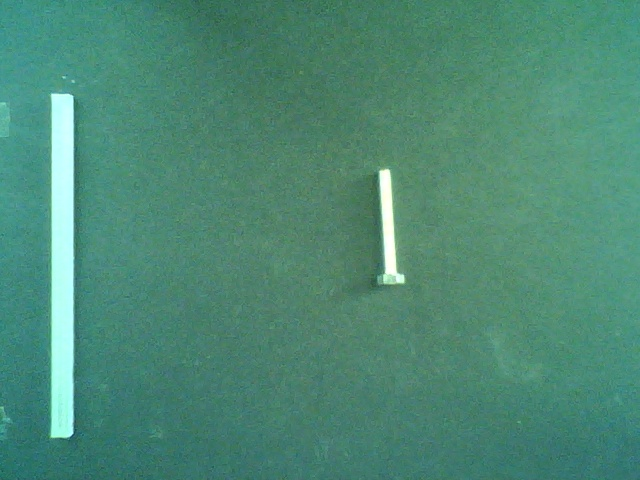
#> input picture img/2020-05-10_11.32.59.313177.jpg, 640 x 480 px
$ python -i functii.py   (imports and definitions only)   (older library calls are emulated)
#> lines starting #> are read from the running program, lines starting #| are printed output that depends on the picture; after the words box and inside, x2 and y2 are one past the last pixel; in counts of white or black regions, pixels touching at a corner belong together
#> further down, picture is the input picture: shape (480, 640, 3); mean B, G, R 116.9, 137.2, 76.7
import cv2
from imutils import perspective
from imutils import contours
from PIL import ImageTk, Image
from scipy.spatial import distance as dist

import imutils
import numpy as np
import math
import serial
import time
import math
from functools import wraps, reduce

width, height = 600, 600
# [1 line not run here, left out]
serialPort=serial
serialOK=False
nr_linie=1
scara=100
xx=183
yy=96
zz=0
nr_linie=1
corectie=1.06
corecties=1.2


try:
    serialPort = serial.Serial(port = "COM5", baudrate=115200,
                           bytesize=8, timeout=2, stopbits=serial.STOPBITS_ONE)

  #while ser.read():
    if serialPort.read():
        serialOK=True
        #meniu_lbl2.configure(text="Robot OK")
  #ser.close()

except serialPort.serialutil.SerialException:
    #meniu_lbl2.configure(text="Robot Deconectat")
    serialOK=False


#cap.set(cv2.CAP_PROP_FRAME_WIDTH, width)
#cap.set(cv2.CAP_PROP_FRAME_HEIGHT, height)
# serial
def _checksum( command):
        return reduce(lambda x, y: x ^ y, map(ord, command))

# [30 lines left out: functions sterbuffer, f_robot_ok, verificcamera, not called in this run]
def captura():
    _, frame = cap.read()
    return frame
# [6 lines left out: function imgcvtowin, not called in this run]

def midpoint(ptA, ptB):
	return ((ptA[0] + ptB[0]) * 0.5, (ptA[1] + ptB[1]) * 0.5)


def get_angle(p1, p2):
    return math.atan2(p1[1] - p2[1], p1[0] - p2[0]) * 180/math.pi

# [16 lines left out: functions axe, boxa, not called in this run]

def sortSecond(val):
    return val[1]
def caut_obiecte(cv2image):
    #gray = cv2.cvtColor(cv2image, cv2.COLOR_BGR2GRAY)
    gray = cv2.cvtColor(cv2image, cv2.COLOR_BGR2GRAY)
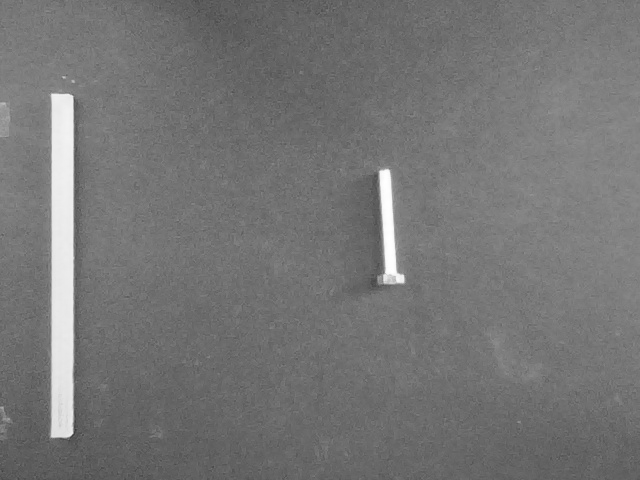
#> gray: shape (480, 640); min 56, max 255, mean 116.8
    gray = cv2.GaussianBlur(gray, (7, 7), 0)
    #edged = cv2.Canny(gray, 50, 200)
    edged = cv2.Canny(gray, 50, 200)
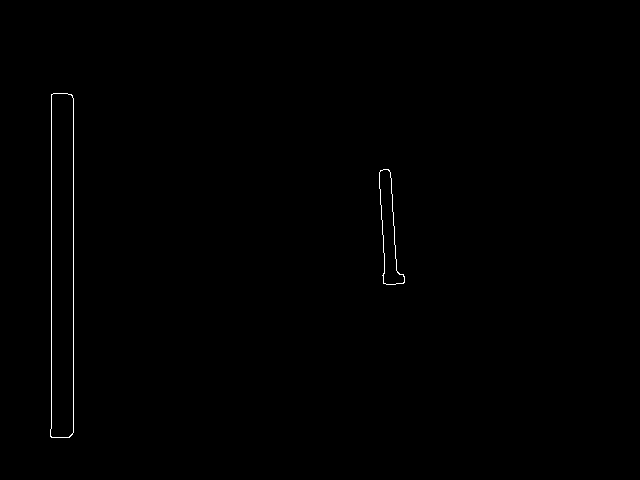
#> edged: shape (480, 640); 0.32% white in thin lines or dots, all inside (x1, y1, x2, y2) = (50, 93, 405, 438)
    #ingroasa
    edged = cv2.dilate(edged, None, iterations=1)
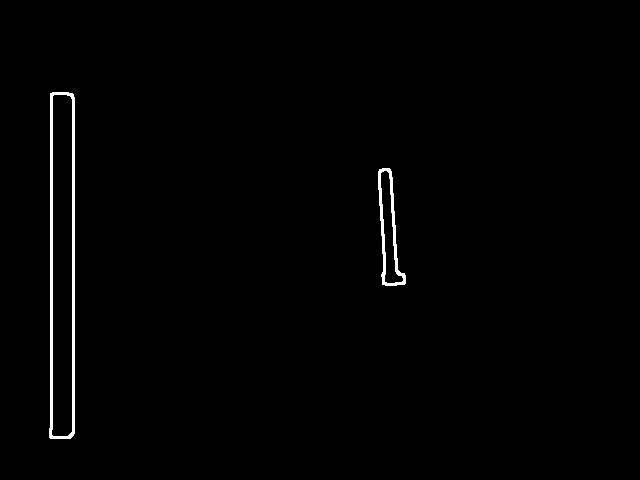
#> edged: shape (480, 640); 0.99% white; 2 white regions
    edged = cv2.erode(edged, None, iterations=1)
    cv2.imshow("Imagean", edged)
    cnts = cv2.findContours(edged.copy(), cv2.RETR_EXTERNAL,cv2.CHAIN_APPROX_SIMPLE)
#> cnts = 2 contours; box (x1, y1, x2, y2) and area: (50, 93, 74, 438) 7556, (379, 169, 405, 285) 1417
    #cnts = cv2.findContours(edged.copy(), cv2.RETR_TREE,cv2.CHAIN_APPROX_SIMPLE)
    cnts = imutils.grab_contours(cnts)
    return cnts, edged

# [252 lines left out: functions caut_obiecte2, cauta, trimit_gcode, decizii, acasa, not called in this run]
    #mesaje echo trimit_gcode("M111 S1")
    #trimit_gcode("G1 Z30")


>>> import cv2
>>> picture = cv2.imread('../img/2020-05-10_11.32.59.313177.jpg')
>>> result = caut_obiecte(picture)

$ run again, on img/2020-05-10_11.33.15.523674.jpg
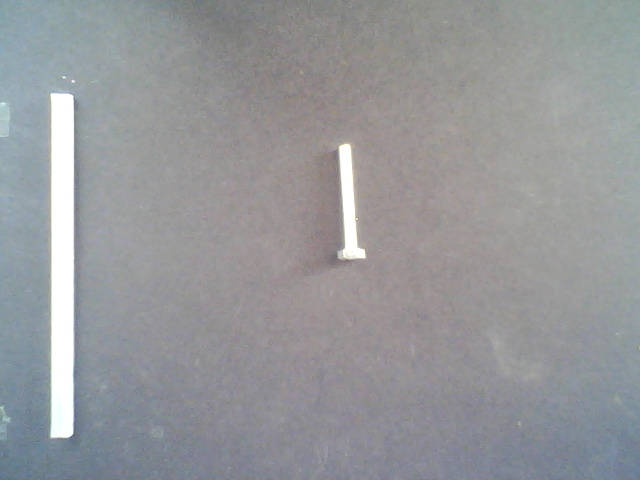
#> input picture img/2020-05-10_11.33.15.523674.jpg, 640 x 480 px
#> picture is the input picture: shape (480, 640, 3); mean B, G, R 154.3, 151.7, 150.1
#> in caut_obiecte, `edged = cv2.Canny(gray, 50, 200)`:
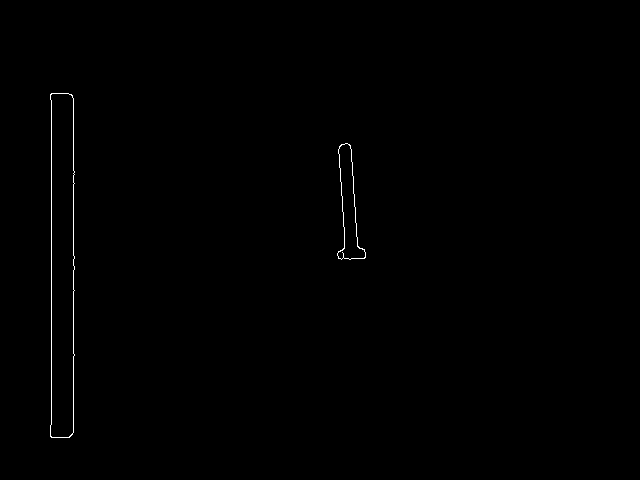
#> edged: shape (480, 640); 0.33% white in thin lines or dots, all inside (x1, y1, x2, y2) = (50, 93, 366, 438)
#> in caut_obiecte, `edged = cv2.dilate(edged, None, iterations=1)`:
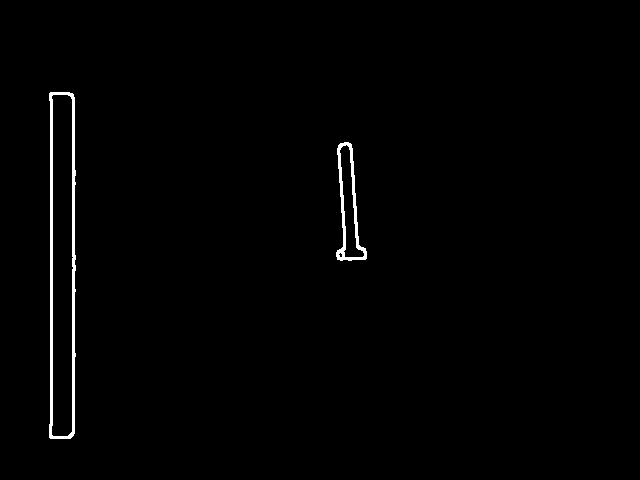
#> edged: shape (480, 640); 1% white; 2 white regions, box (x1, y1, x2, y2) and area: (49, 92, 76, 439) 2227, (336, 142, 367, 261) 898
#> cnts = 2 contours; box (x1, y1, x2, y2) and area: (50, 93, 75, 438) 7584, (337, 143, 366, 260) 1550

$ run again, on img/2020-05-10_11.49.56.371236.jpg
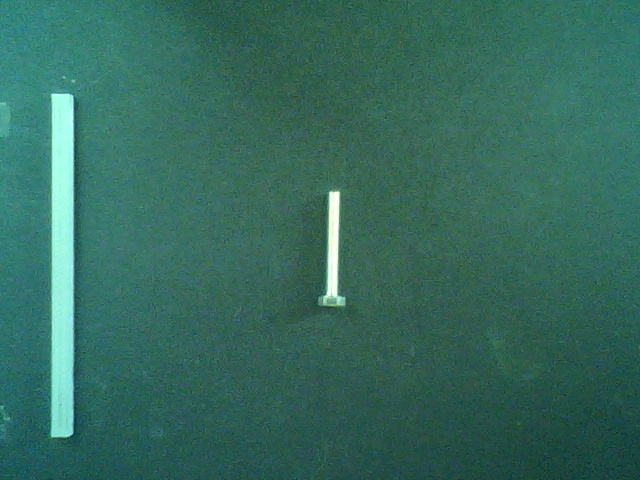
#> input picture img/2020-05-10_11.49.56.371236.jpg, 640 x 480 px
#> picture is the input picture: shape (480, 640, 3); mean B, G, R 93.4, 106.5, 53.3
#> in caut_obiecte, `gray = cv2.cvtColor(cv2image, cv2.COLOR_BGR2GRAY)`:
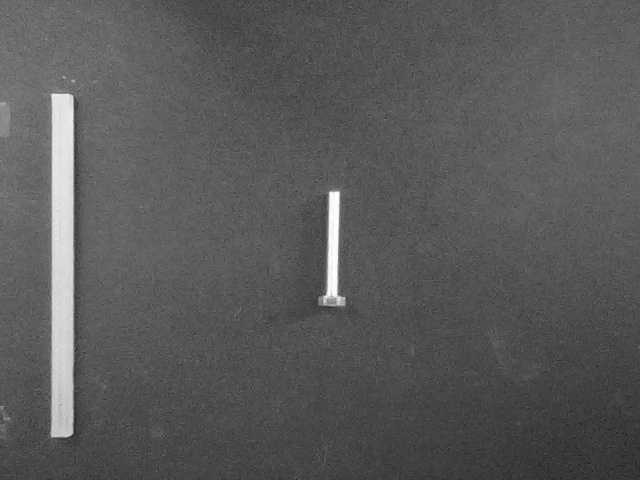
#> gray: shape (480, 640); min 30, max 255, mean 89.1
#> in caut_obiecte, `edged = cv2.dilate(edged, None, iterations=1)`:
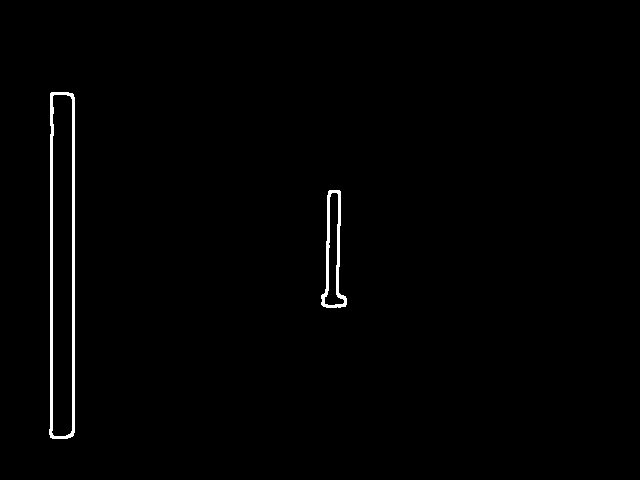
#> edged: shape (480, 640); 0.99% white; 2 white regions, box (x1, y1, x2, y2) and area: (49, 92, 75, 439) 2206, (321, 190, 347, 308) 836
#> cnts = 2 contours; box (x1, y1, x2, y2) and area: (50, 93, 74, 438) 7536, (322, 191, 346, 307) 1323

$ run again, on img/2020-05-10_11.50.05.721543.jpg
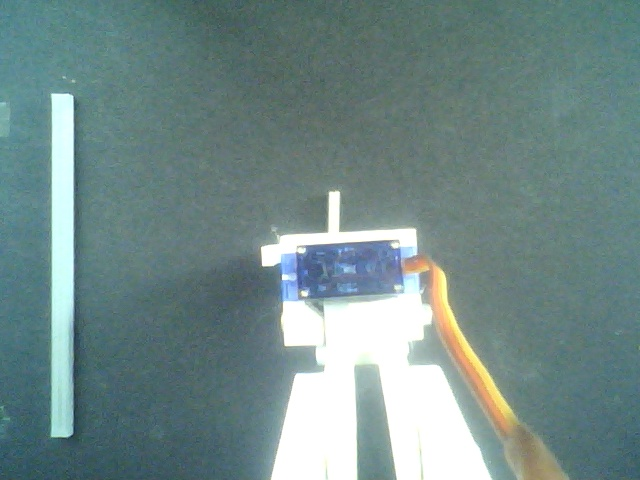
#> input picture img/2020-05-10_11.50.05.721543.jpg, 640 x 480 px
#> picture is the input picture: shape (480, 640, 3); mean B, G, R 137.3, 138.4, 114.3
#> in caut_obiecte, `gray = cv2.cvtColor(cv2image, cv2.COLOR_BGR2GRAY)`:
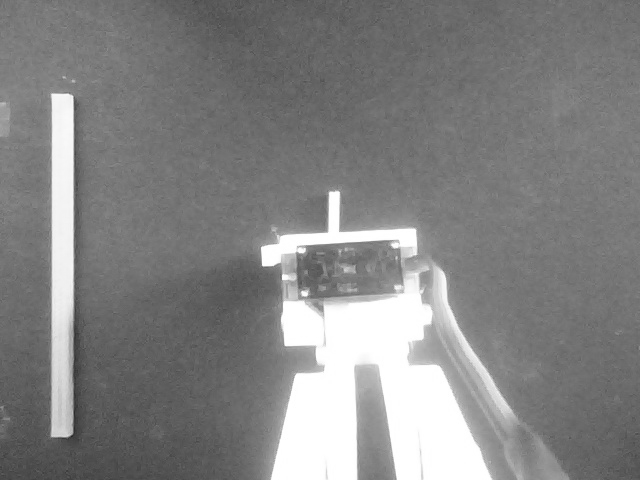
#> gray: shape (480, 640); min 37, max 255, mean 131.1
#> in caut_obiecte, `edged = cv2.dilate(edged, None, iterations=1)`:
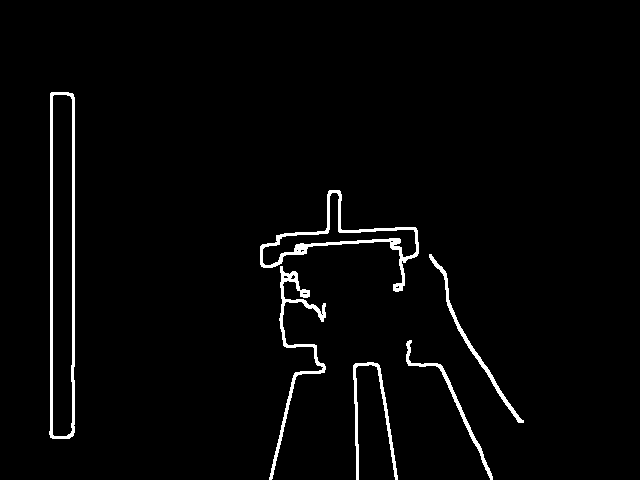
#> edged: shape (480, 640); 2.5% white; 6 white regions, box (x1, y1, x2, y2) and area: (49, 92, 75, 439) 2204, (260, 190, 419, 292) 1798, (269, 266, 326, 480) 1375, (353, 362, 398, 480) 810, (429, 254, 524, 423) 774, (406, 340, 493, 480) 676
#> cnts = 8 contours, 2 with area under 20; largest, box (x1, y1, x2, y2) and area: (50, 93, 74, 438) 7528, (261, 191, 418, 291) 2988, (280, 267, 325, 366) 112, (430, 255, 523, 422) 80, (407, 341, 492, 480) 44, (301, 290, 309, 297) 33
